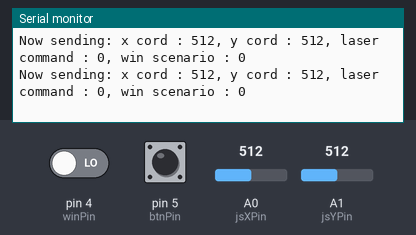
This sketch was run on a simulated Arduino Uno, built with avr-gcc and run on an emulated ATmega328P. Parts: the last lines printed to the serial monitor. The test bench sets the inputs (shaded band); at power-on: A0 (jsXPin) = 512, A1 (jsYPin) = 512, pin 4 (winPin) LOW, pin 5 (btnPin) HIGH. No radio packets arrive unless stated.

Above: at 1.2 s.
1.3 s: A0 (jsXPin) set to 716
At 1.33 s:
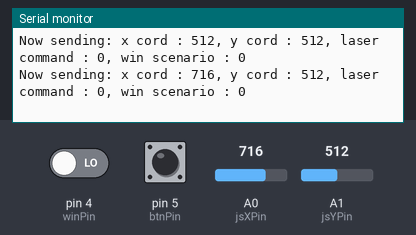
2.8 s: A1 (jsYPin) set to 716
At 2.86 s:
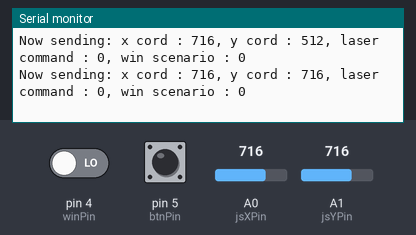
4.3 s: pin 4 (winPin) driven HIGH
At 4.39 s:
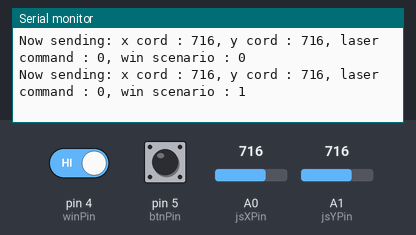
5.8 s: pin 5 (btnPin) pulled LOW for 0.15 s
At 5.82 s:
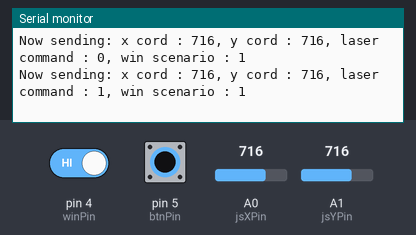
7.4 s: A0 (jsXPin) set to 900
At 7.45 s:
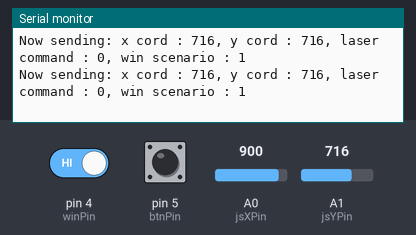
8.9 s: pin 5 (btnPin) pulled LOW for 1 s
At 8.99 s:
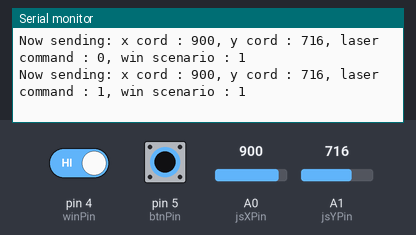
Timing chart, 0 to 11.9 s (numbered marks = the images above; inputs shaded):
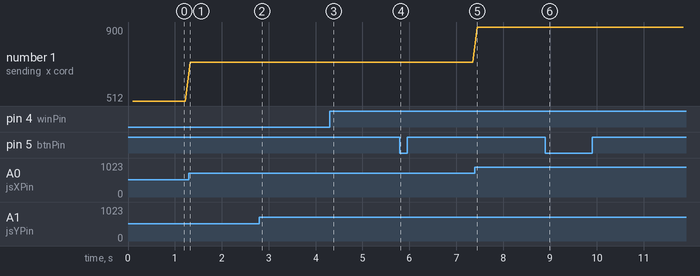

Measured:
- after the input at 1.3 s, the serial monitor: prints a new line at once (image 1)
- after the input at 2.8 s, the serial monitor: prints a new line after 0.06 s (image 2)
- after the input at 4.3 s, the serial monitor: prints a new line after 0.09 s (image 3)
- after the input at 5.8 s, the serial monitor: prints a new line at once (image 4)
- after the input at 8.9 s, the serial monitor: prints a new line after 0.08 s (image 6)
- plotted number 1: 512 → 716 after the input at 1.3 s, 716 → 900 after the input at 7.4 s

The sketch:

nrf24_JoyStickTransmitter.ino
```cpp
/*
  Getting Started example sketch for nRF24L01+ radios
  This is a very basic example of how to send data from one node to another
  Updated: Dec 2014 by TMRh20
*/

// RF24 lib set up
#include <SPI.h>
#include "RF24.h"
#include <printf.h>


/****************** Radio Setup***************************/
/***      Set this radio as radio number 0 or 1         ***/
bool radioNumber = 1;
bool role = 1; // Used to control whether this node is sending or receiving // 1= transmit,  0 = receive

RF24 radio(10, 8); // ce, cn
//byte addresses[][6] = {"1Node", "2Node"};
const byte address[6] = "06720";
/**********************************************************/

/***************** Joy Stick set up ********************************/

int exe_interval = 250; // used to determine how frequently joy stick is polled

//define indexes in array to avoid confusion
int xAxisIndex = 0;
int yAxisIndex = 1;
int laserIndex = 2;
int winIndex = 3;
// control send frequency
unsigned long lastSendmillis = 0;

//initial set of values while waiting
int controllerData[4] = {20, 20, 1, 0}; // x cord, y cord, laser instruct, win scenario

// used for slowing down the reads of the joy stick
int joyStickReadInterval = 100;
unsigned long lastJoyStickReadMillis = 0;
unsigned long lastExecutedMillis = 0;

//set initial values
int laserState = LOW; // keep track of laser state to determine if we should update
int winState = LOW;
int bValue = 0;
int xValue = 0;
int yValue = 0;

//used to keep track of previous read values to 'smooth' out control
int prevYValue = 0;
int prevXValue = 0;

//set pins
int btnPin = 5;
int jsXPin = A0;
int jsYPin = A1;
int winPin = 4;


/**********************************************************/


void setup() {
  Serial.begin(115200);
  printf_begin();

  Serial.println(radio.begin());
  radio.setAutoAck(false);
  radio.setRetries(15, 15);
  radio.setChannel(85);
  Serial.println(F("Starting joystick transmitter"));


  // Set the PA Level low to prevent power supply related issues since this is a
  // getting_started sketch, and the likelihood of close proximity of the devices. RF24_PA_MAX is default.
  radio.setPALevel(RF24_PA_MAX);
  radio.setDataRate(RF24_250KBPS);

  // Open a writing and reading pipe on each radio, with opposite addresses
  radio.openWritingPipe(address);

  radio.stopListening(); // Start the radio listening for data
  radio.printDetails();


  //wire up joystick button
  pinMode(btnPin, INPUT);
  pinMode(winPin, INPUT);
  digitalWrite(btnPin, HIGH);
}

void loop() {

  readJoyStick();
  transmit();
} // Loop

void readJoyStick() {
  unsigned long currentMillis = millis();

  // slow down joy stick input by only polling the input every 10th of second
  if (currentMillis - lastJoyStickReadMillis >= joyStickReadInterval) {

    xValue = analogRead(A0);
    yValue = analogRead(A1);
    //add values to data array
    controllerData[xAxisIndex] = xValue;
    controllerData[yAxisIndex] = yValue;
    controllerData[laserIndex] = !digitalRead(btnPin);
    controllerData[winIndex] = digitalRead(winPin);

    lastJoyStickReadMillis = currentMillis;
  }
}

void transmit() {
  unsigned long currentMillis = millis();

  // execute a simlar rate as joystick
  if (currentMillis - lastSendmillis >= joyStickReadInterval) {

    Serial.print(F("Now sending: "));
    Serial.print("x cord : ");
    Serial.print(controllerData[xAxisIndex]);
    Serial.print(", y cord : ");
    Serial.print(controllerData[yAxisIndex]);
    Serial.print(", laser command : ");
    Serial.print(controllerData[laserIndex]);
    Serial.print(", win scenario : ");
    Serial.println(controllerData[winIndex]);

    radio.write(&controllerData, sizeof(controllerData));
    lastSendmillis = millis();
  }

}
```
